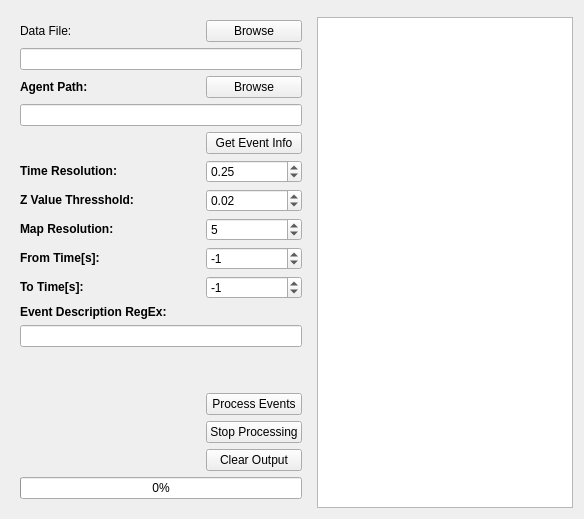
      <widget class="QWidget" name="vis_controlTab">
       <attribute name="title">
        <string>Event Processing</string>
       </attribute>
       <layout class="QGridLayout" name="gridLayout_3">
        <item row="0" column="0" rowspan="2">
         <widget class="QWidget" name="widget_2" native="true">
          <property name="sizePolicy">
           <sizepolicy hsizetype="Fixed" vsizetype="MinimumExpanding">
            <horstretch>0</horstretch>
            <verstretch>0</verstretch>
           </sizepolicy>
          </property>
          <property name="minimumSize">
           <size>
            <width>300</width>
            <height>0</height>
           </size>
          </property>
          <property name="maximumSize">
           <size>
            <width>400</width>
            <height>16777215</height>
           </size>
          </property>
          <layout class="QGridLayout" name="gridLayout_8">
           <item row="27" column="2">
            <widget class="QPushButton" name="vis_clearOutputPushButton">
             <property name="text">
              <string>Clear Output</string>
             </property>
            </widget>
           </item>
           <item row="5" column="0" colspan="3">
            <widget class="QLineEdit" name="vis_agentPathLineEdit">
             <property name="sizePolicy">
              <sizepolicy hsizetype="MinimumExpanding" vsizetype="Fixed">
               <horstretch>0</horstretch>
               <verstretch>0</verstretch>
              </sizepolicy>
             </property>
            </widget>
           </item>
           <item row="2" column="0">
            <widget class="QLabel" name="label_4">
             <property name="text">
              <string>&lt;b&gt;Data File:</string>
             </property>
             <property name="buddy">
              <cstring>vis_eventBrowsePushButton</cstring>
             </property>
            </widget>
           </item>
           <item row="17" column="2">
            <widget class="QSpinBox" name="vis_fromTimeSpinBox">
             <property name="wrapping">
              <bool>true</bool>
             </property>
             <property name="accelerated">
              <bool>true</bool>
             </property>
             <property name="minimum">
              <number>-1</number>
             </property>
             <property name="maximum">
              <number>-1</number>
             </property>
             <property name="singleStep">
              <number>1</number>
             </property>
            </widget>
           </item>
           <item row="16" column="2">
            <widget class="QSpinBox" name="vis_resolutionSpinBox">
             <property name="maximum">
              <number>21</number>
             </property>
             <property name="value">
              <number>5</number>
             </property>
            </widget>
           </item>
           <item row="25" column="2">
            <widget class="QPushButton" name="vis_processEventsPushButton">
             <property name="text">
              <string>Process Events</string>
             </property>
            </widget>
           </item>
           <item row="4" column="2">
            <widget class="QPushButton" name="vis_agentPathPushButton">
             <property name="text">
              <string>Browse</string>
             </property>
            </widget>
           </item>
           <item row="16" column="0">
            <widget class="QLabel" name="label_16">
             <property name="toolTip">
              <string>&lt;html&gt;&lt;head/&gt;&lt;body&gt;&lt;p&gt;Amount of frames pr. second&lt;/p&gt;&lt;/body&gt;&lt;/html&gt;</string>
             </property>
             <property name="text">
              <string>&lt;html&gt;&lt;head/&gt;&lt;body&gt;&lt;p&gt;&lt;span style=&quot; font-weight:600;&quot;&gt;Map Resolution:&lt;/span&gt;&lt;/p&gt;&lt;/body&gt;&lt;/html&gt;</string>
             </property>
             <property name="buddy">
              <cstring>vis_resolutionSpinBox</cstring>
             </property>
            </widget>
           </item>
           <item row="14" column="2">
            <widget class="QDoubleSpinBox" name="vis_zThressholdDoubleSpinBox">
             <property name="maximum">
              <double>1.000000000000000</double>
             </property>
             <property name="singleStep">
              <double>0.010000000000000</double>
             </property>
             <property name="value">
              <double>0.020000000000000</double>
             </property>
            </widget>
           </item>
           <item row="28" column="0" colspan="3">
            <widget class="QProgressBar" name="vis_progressBar">
             <property name="sizePolicy">
              <sizepolicy hsizetype="MinimumExpanding" vsizetype="Fixed">
               <horstretch>0</horstretch>
               <verstretch>0</verstretch>
              </sizepolicy>
             </property>
             <property name="minimumSize">
              <size>
               <width>0</width>
               <height>0</height>
              </size>
             </property>
             <property name="baseSize">
              <size>
               <width>350</width>
               <height>0</height>
              </size>
             </property>
             <property name="value">
              <number>0</number>
             </property>
            </widget>
           </item>
           <item row="18" column="0">
            <widget class="QLabel" name="vis_toTimeLabel">
             <property name="text">
              <string>&lt;html&gt;&lt;head/&gt;&lt;body&gt;&lt;p&gt;&lt;span style=&quot; font-weight:600;&quot;&gt;To Time[s]:&lt;/span&gt;&lt;/p&gt;&lt;/body&gt;&lt;/html&gt;</string>
             </property>
             <property name="buddy">
              <cstring>vis_toTimeSpinBox</cstring>
             </property>
            </widget>
           </item>
           <item row="18" column="2">
            <widget class="QSpinBox" name="vis_toTimeSpinBox">
             <property name="wrapping">
              <bool>true</bool>
             </property>
             <property name="accelerated">
              <bool>true</bool>
             </property>
             <property name="maximum">
              <number>-1</number>
             </property>
             <property name="singleStep">
              <number>1</number>
             </property>
            </widget>
           </item>
           <item row="4" column="0">
            <widget class="QLabel" name="label_24">
             <property name="text">
              <string>&lt;html&gt;&lt;head/&gt;&lt;body&gt;&lt;p&gt;&lt;span style=&quot; font-weight:600;&quot;&gt;Agent Path:&lt;/span&gt;&lt;/p&gt;&lt;/body&gt;&lt;/html&gt;</string>
             </property>
             <property name="buddy">
              <cstring>vis_agentPathPushButton</cstring>
             </property>
            </widget>
           </item>
           <item row="17" column="0">
            <widget class="QLabel" name="label_17">
             <property name="text">
              <string>&lt;html&gt;&lt;head/&gt;&lt;body&gt;&lt;p&gt;&lt;span style=&quot; font-weight:600;&quot;&gt;From Time[s]:&lt;/span&gt;&lt;/p&gt;&lt;/body&gt;&lt;/html&gt;</string>
             </property>
             <property name="buddy">
              <cstring>vis_fromTimeSpinBox</cstring>
             </property>
            </widget>
           </item>
           <item row="2" column="2">
            <widget class="QPushButton" name="vis_eventBrowsePushButton">
             <property name="text">
              <string>Browse</string>
             </property>
            </widget>
           </item>
           <item row="10" column="2">
            <widget class="QPushButton" name="vis_readInfoPushButton">
             <property name="text">
              <string>Get Event Info</string>
             </property>
            </widget>
           </item>
           <item row="3" column="0" colspan="3">
            <widget class="QLineEdit" name="vis_eventPathLineEdit"/>
           </item>
           <item row="13" column="2">
            <widget class="QDoubleSpinBox" name="vis_timeResolutionDoubleSpinBox">
             <property name="accelerated">
              <bool>true</bool>
             </property>
             <property name="minimum">
              <double>0.010000000000000</double>
             </property>
             <property name="singleStep">
              <double>0.010000000000000</double>
             </property>
             <property name="value">
              <double>0.250000000000000</double>
             </property>
            </widget>
           </item>
           <item row="23" column="1">
            <spacer name="verticalSpacer_3">
             <property name="orientation">
              <enum>Qt::Vertical</enum>
             </property>
             <property name="sizeHint" stdset="0">
              <size>
               <width>20</width>
               <height>40</height>
              </size>
             </property>
            </spacer>
           </item>
           <item row="20" column="0" colspan="3">
            <widget class="QLineEdit" name="vis_eventRegExLineEdit">
             <property name="toolTip">
              <string>&lt;html&gt;&lt;head/&gt;&lt;body&gt;&lt;p&gt;This takes a RegEx string, that matched against each events 'description' string. Only events containing a matching description will be processed.&lt;/p&gt;&lt;/body&gt;&lt;/html&gt;</string>
             </property>
            </widget>
           </item>
           <item row="14" column="0">
            <widget class="QLabel" name="label_25">
             <property name="toolTip">
              <string>&lt;html&gt;&lt;head/&gt;&lt;body&gt;&lt;p&gt;The fraction of the origin Z level that the recursive propagation algorithm should stop at.&lt;/p&gt;&lt;/body&gt;&lt;/html&gt;</string>
             </property>
             <property name="text">
              <string>&lt;html&gt;&lt;head/&gt;&lt;body&gt;&lt;p&gt;&lt;span style=&quot; font-weight:600;&quot;&gt;Z Value Thresshold:&lt;/span&gt;&lt;/p&gt;&lt;/body&gt;&lt;/html&gt;</string>
             </property>
             <property name="buddy">
              <cstring>vis_zThressholdDoubleSpinBox</cstring>
             </property>
            </widget>
           </item>
           <item row="13" column="0">
            <widget class="QLabel" name="label_29">
             <property name="toolTip">
              <string>&lt;html&gt;&lt;head/&gt;&lt;body&gt;&lt;p&gt;Amount of seconds each timeslot will cover.&lt;/p&gt;&lt;/body&gt;&lt;/html&gt;</string>
             </property>
             <property name="text">
              <string>&lt;b&gt;Time Resolution:</string>
             </property>
             <property name="buddy">
              <cstring>vis_timeResolutionDoubleSpinBox</cstring>
             </property>
            </widget>
           </item>
           <item row="19" column="0">
            <widget class="QLabel" name="label_28">
             <property name="toolTip">
              <string>&lt;html&gt;&lt;head/&gt;&lt;body&gt;&lt;p&gt;This takes a RegEx string, that matched against each events 'description' string. Only events containing a matching description will be processed.&lt;/p&gt;&lt;/body&gt;&lt;/html&gt;</string>
             </property>
             <property name="text">
              <string>&lt;html&gt;&lt;head/&gt;&lt;body&gt;&lt;p&gt;&lt;span style=&quot; font-weight:600;&quot;&gt;Event Description RegEx:&lt;/span&gt;&lt;/p&gt;&lt;/body&gt;&lt;/html&gt;</string>
             </property>
             <property name="buddy">
              <cstring>vis_eventRegExLineEdit</cstring>
             </property>
            </widget>
           </item>
           <item row="26" column="2">
            <widget class="QPushButton" name="vis_stopEventProcessingPushButton">
             <property name="text">
              <string>Stop Processing</string>
             </property>
            </widget>
           </item>
          </layout>
         </widget>
        </item>
        <item row="1" column="1">
         <widget class="QTextBrowser" name="vis_outputTextBrowser">
          <property name="sizePolicy">
           <sizepolicy hsizetype="Expanding" vsizetype="MinimumExpanding">
            <horstretch>0</horstretch>
            <verstretch>0</verstretch>
           </sizepolicy>
          </property>
         </widget>
        </item>
       </layout>
      </widget>
